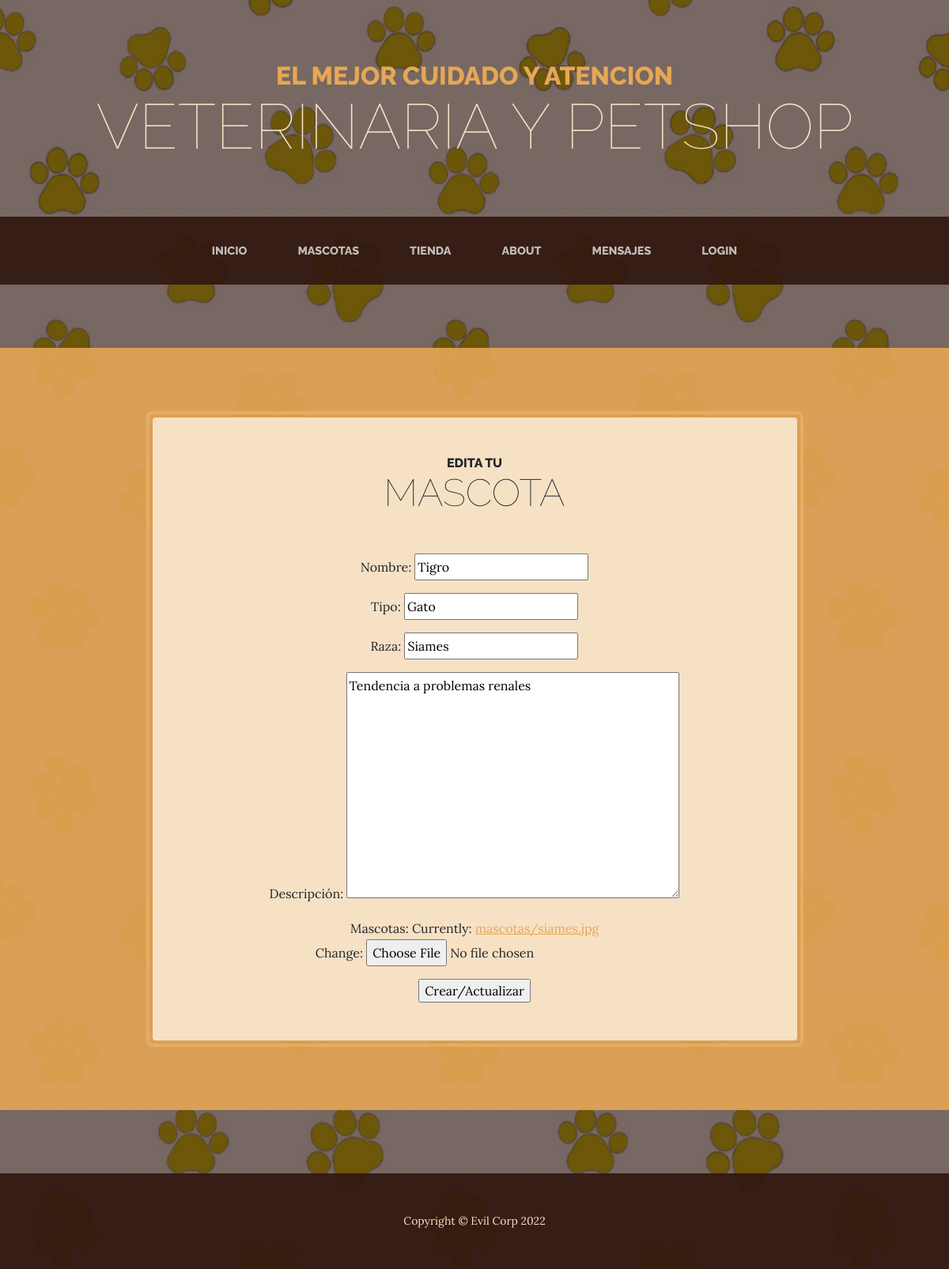
The page /appmascotas/mascotas/update/7 on the database its author committed.
### appmascotas/models.py (models this page shows, shortened)
class mascotas(models.Model):
    id = models.AutoField(primary_key=True)
    nombre = models.CharField(max_length=100, verbose_name= 'Nombre')
    tipo = models.CharField(max_length=100, verbose_name= 'Tipo')
    imagen = models.ImageField(default='null', verbose_name="mascotas",upload_to="mascotas")
    descripcion = models.TextField(verbose_name= 'Descripción', null=True)
    raza = models.CharField(verbose_name= 'Raza', max_length=100, null=True)

### appmascotas/views.py (the view)
# urls.py: path('mascotas/update/<pk>', MascotaActualizar.as_view(), name="mascota-actualizar"),
class MascotaActualizar(UpdateView):
   model = mascotas
   success_url = "/appmascotas/mascotas/"
   fields = ["nombre", "tipo", "raza", "descripcion", "imagen"]

### appmascotas/templates/appmascotas/mascotas_form.html (shortened to what this page needs)
{% extends 'apptienda/base.html' %}
{% load static %}
{% block titulo %} Edita tu {% endblock %}
{% block subtitulo %} Mascota {% endblock %}
{% block Contenido %}
<form method="post">
    {{form.as_p}}
    <input type="submit" value="Crear/Actualizar">
</form>
{% endblock %}

### rows shown on the page
mascotas: nombre "Tigro", tipo "Gato", raza "Siames", descripcion "Tendencia a problemas renales"
